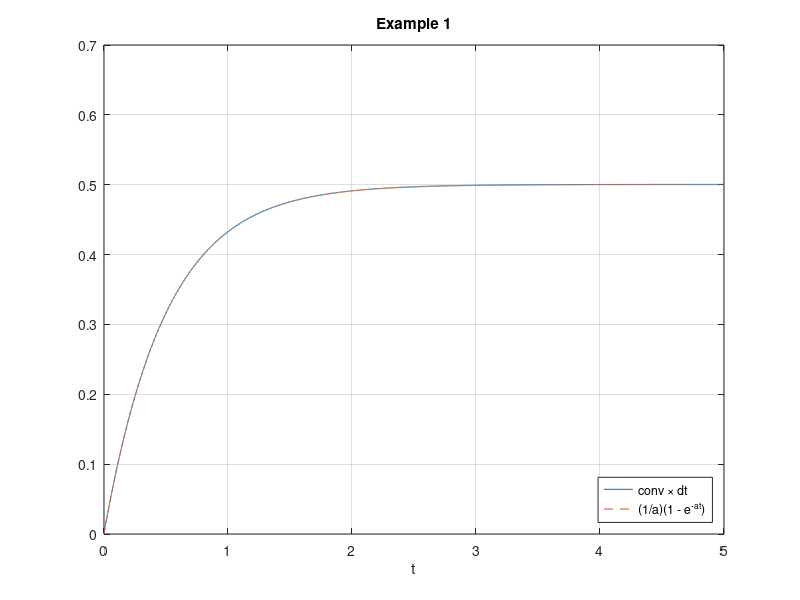
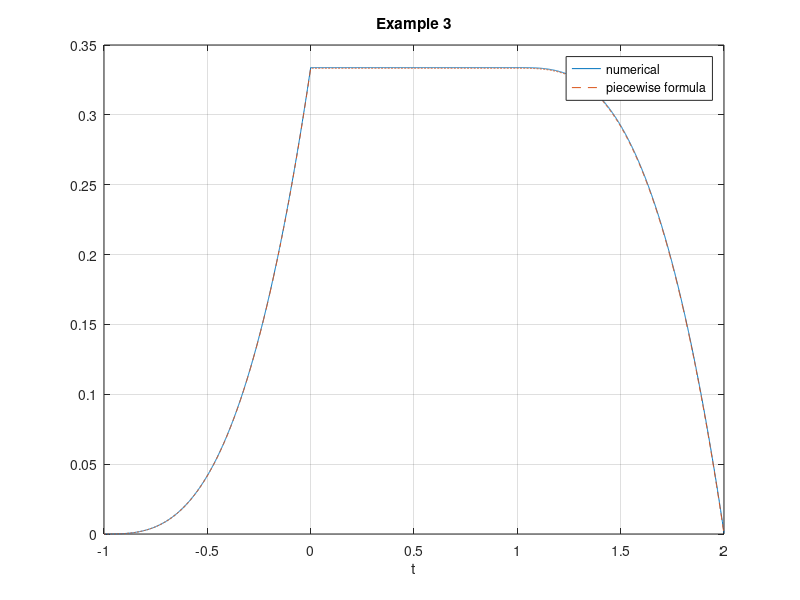
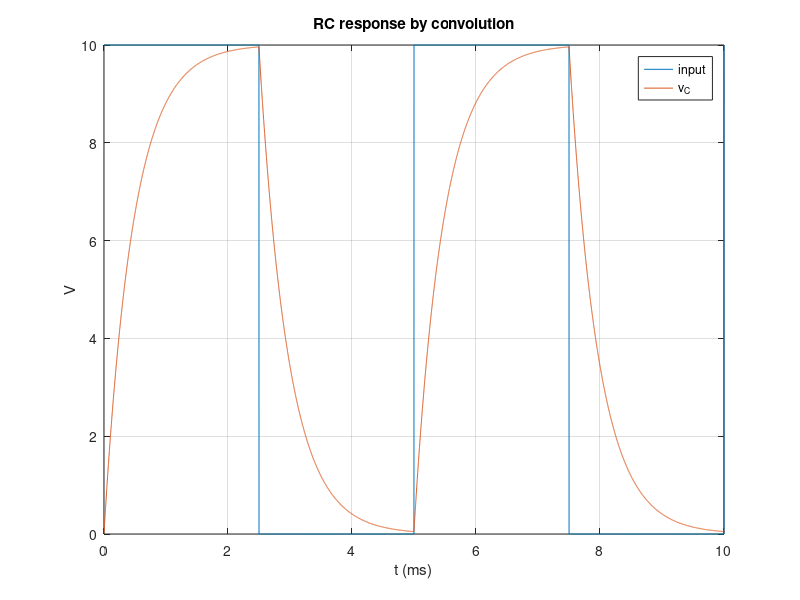

Here is the MATLAB script that generated these plots, in order:
% Signals and Systems — The Convolution Integral
%title: The Convolution Integral, Numerically
%ar-title: تكامل الالتفاف عدديًا
%lesson: ss-ch2-3
%course: signals-systems

%% Approximate the integral with conv
%ar: ∫ x(τ) h(t − τ) dτ ≈ Σ x(k dt) h(t − k dt) dt. أي: conv(x, h) * dt. كلما صغرت dt زادت الدقة.
dt = 1e-3; t = 0:dt:5;
a = 2; x = exp(-a*t); h = ones(size(t));          % x = e^{-at}u(t), h = u(t)
y = conv(x, h)*dt; y = y(1:numel(t));
yf = (1/a)*(1 - exp(-a*t));
fprintf('max error = %.4f (shrinks with dt)\n', max(abs(y - yf)))
plot(t, y, t, yf, '--'); grid on; xlabel('t'); legend('conv \times dt', '(1/a)(1 - e^{-at})', 'Location', 'southeast'); title('Example 1')
%check: max(abs(y - yf)) < 2e-3

%% Example 3: t^2 on (0,1) with a pulse on (-1,1)
%ar: الإشارتان تبدآن عند زمنين مختلفين، فبداية الناتج = مجموع البدايتين (−1). نقارن بالقوانين المجزأة.
dt = 1e-3; t1 = 0:dt:1; t2 = -1:dt:1;
x1 = t1.^2; x2 = ones(size(t2));
y = conv(x1, x2)*dt; ty = (0:numel(y)-1)*dt + t1(1) + t2(1);
yf = (ty + 1).^3/3 .* (ty >= -1 & ty < 0) + (1/3) .* (ty >= 0 & ty < 1) + (1/3 - (ty - 1).^3/3) .* (ty >= 1 & ty <= 2);
fprintf('max error = %.4f\n', max(abs(y - yf)))
figure; plot(ty, y, ty, yf, '--'); grid on; xlabel('t'); legend('numerical', 'piecewise formula'); title('Example 3')
%check: max(abs(y - yf)) < 3e-3

%%! Project idea: RC circuit response to any input
%ar: مشروع يربط بالدوائر: دائرة RC استجابتها h(t) = (1/τ)e^{−t/τ}. الخرج لأي دخل = التفاف الدخل مع h. جرّب موجة مربعة: ستظهر الشحن والتفريغ كما في معمل الدوائر 2.
tau = 0.47e-3; dt = 1e-6; t = 0:dt:10e-3;
h = (1/tau)*exp(-t/tau);
vin = 10*(mod(t, 5e-3) < 2.5e-3);
vc = conv(vin, h)*dt; vc = vc(1:numel(t));
figure; plot(t*1e3, vin, t*1e3, vc); grid on; xlabel('t (ms)'); ylabel('V'); legend('input', 'v_C'); title('RC response by convolution')
